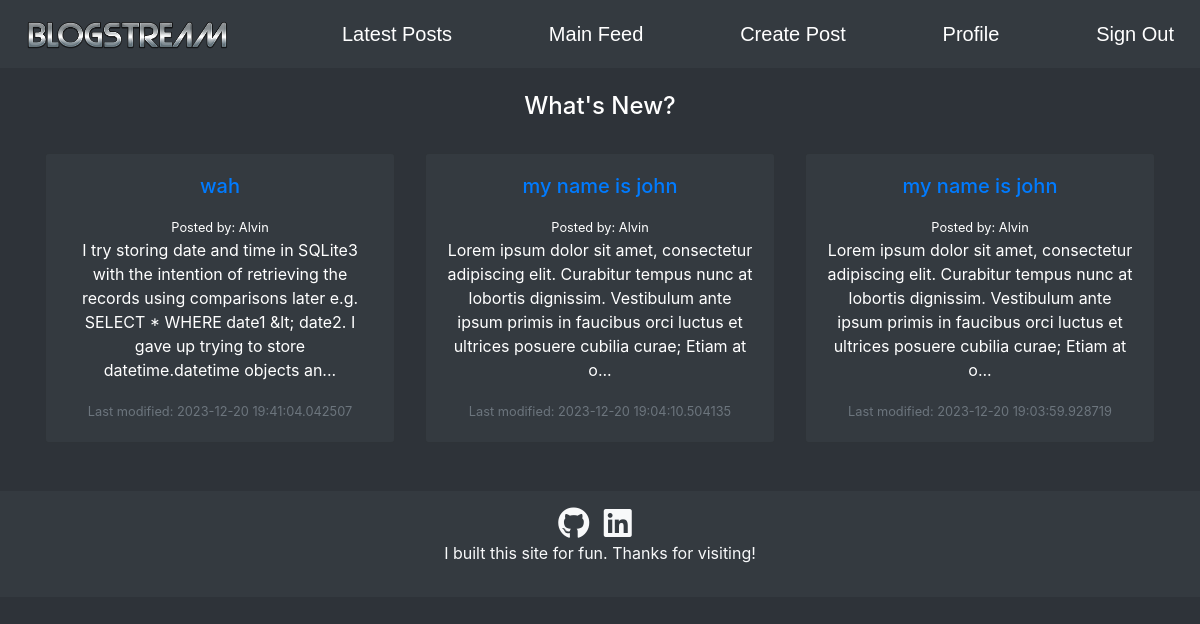
The page /dashboard (signed in) on the database as committed earlier.
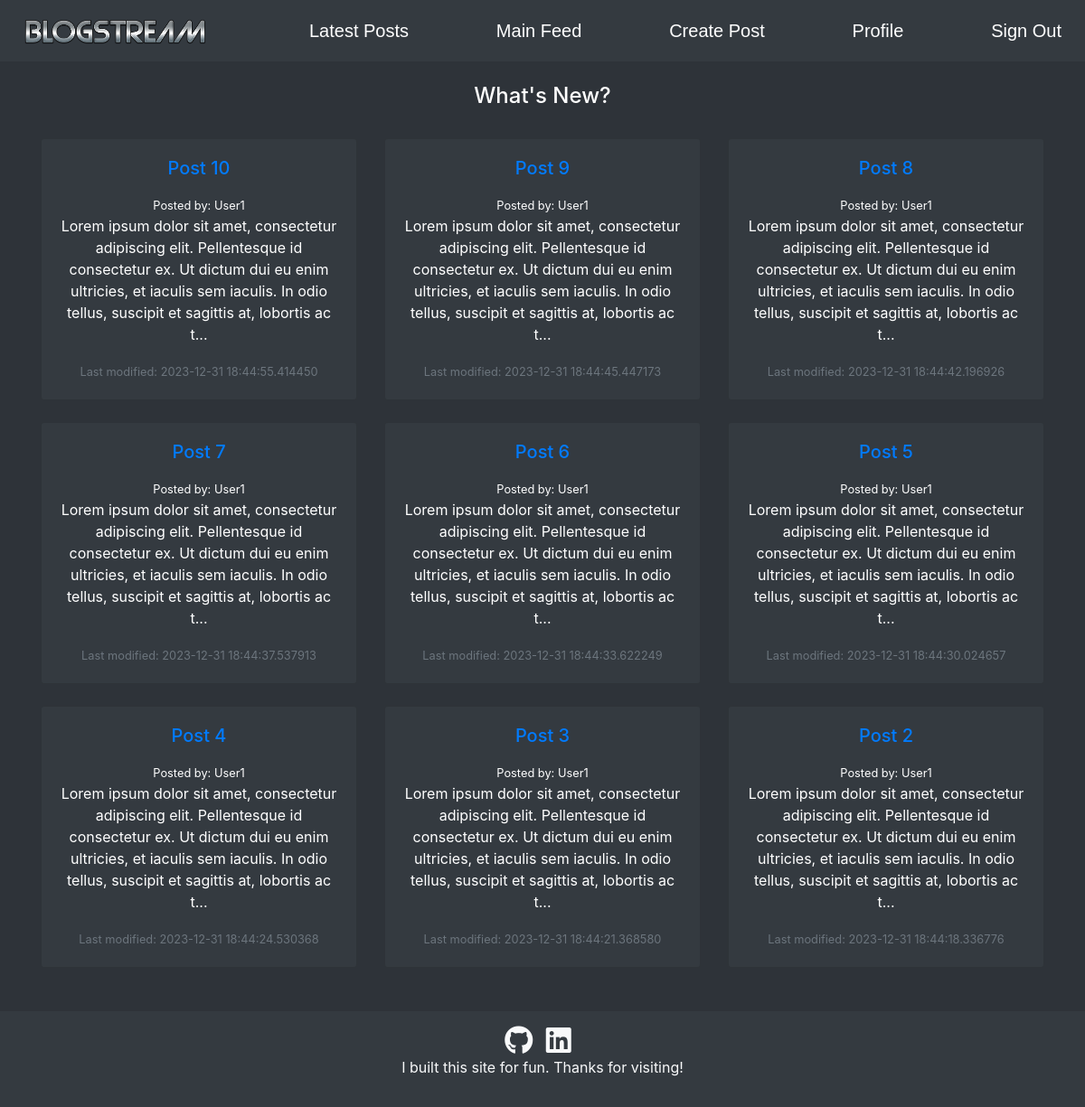
The same page on the database as committed later.
### tables this page shows
CREATE TABLE posts(PostID INTEGER NOT NULL PRIMARY KEY, UserID INTEGER NOT NULL, Title text NOT NULL, Text text, Date text, Likes INTEGER NOT NULL);

CREATE TABLE users(UserID INTEGER NOT NULL PRIMARY KEY, Username text NOT NULL UNIQUE, Password text, About text, JoinDate text);

### app/__init__.py (the view)
@app.route("/dashboard")
def render_dashboard():
    if 'username' in session and 'userID' in session:
        posts = get_posts()[:9]
        truncated_posts = []
        for post in posts:
            truncated_text = post[3][:200] + "..." if len(post[3]) > 200 else post[3] # 200 character limit
            truncated_post = post[:3] + (truncated_text,) + post[4:]
            truncated_posts.append(truncated_post)
        return render_template("dashboard.html", user = session['username'], logged_in = True, posts = truncated_posts)
    else:
        return redirect("/login")

### app/__init__.py (called while the page is built)
@app.route("/get_posts")
def get_posts():
    cursor = db.cursor()
    cursor.execute('SELECT p.*, u.Username FROM posts p JOIN users u ON p.UserID = u.UserID ORDER BY Date DESC')
    data = cursor.fetchall()
    if data:
        return data
    else:
        return []

### app/templates/dashboard.html (shortened to what this page needs)
<!DOCTYPE html>
<html>
{% extends "navbar.html" %}
{% block body %}
<body>
    <div class="container">
        <br>
        <h4 class="text-center text-white">What's New?</h4>
        <br>
        {% if posts %}
        <div class="row">
            {% for post in posts|sort(attribute='4')|reverse %}
            <div class="col-lg-4 mb-4">
                <div class="card bg-dark text-white">
                    <div class="card-body text-center">
                        <h5 class="card-title mb-3"><a href="/post/{{ post[0] }}">{{ post[2] }}</a></h5>
                        <small class="text-center">Posted by: {{ post[-1] }} </small>
                        <p class="card-text">{{ post[3] }}</p>
                        <p class="card-text"><small class="text-muted">Last modified: {{ post[4] }}</small></p>
                    </div>
                </div>
            </div>
            {% if loop.index % 3 == 0 %}
            </div>
            <div class="row">
            {% endif %}
            {% endfor %}
        </div>
        {% else %}
        <p class="text-white text-center">There are currently no new posts.</p>
        {%endif%}
    </div>
</body>
{% endblock %}

Rows that differ between the two databases and show on the page:
removed posts: Title "wah", Username "Alvin", Text "I try storing date and time in SQLite3 with the intention of retrieving the records using comparisons later e.g. SELECT * WHERE date1 &lt; date2. I gave up trying to store datetime.datetime objects an...", Date "2023-12-20 19:41:04.042507"
no longer on this page (row edited): posts: Title "my name is john", Username "Alvin", Text "Lorem ipsum dolor sit amet, consectetur adipiscing elit. Curabitur tempus nunc at lobortis dignissim. Vestibulum ante ipsum primis in faucibus orci luctus et ultrices posuere cubilia curae; Etiam at o...", Date "2023-12-20 19:03:59.928719"
added posts: Title "Post 10", Username "User1", Text "Lorem ipsum dolor sit amet, consectetur adipiscing elit. Pellentesque id consectetur ex. Ut dictum dui eu enim ultricies, et iaculis sem iaculis. In odio tellus, suscipit et sagittis at, lobortis ac t...", Date "2023-12-31 18:44:55.414450"
added posts: Title "Post 9", Username "User1", Text "Lorem ipsum dolor sit amet, consectetur adipiscing elit. Pellentesque id consectetur ex. Ut dictum dui eu enim ultricies, et iaculis sem iaculis. In odio tellus, suscipit et sagittis at, lobortis ac t...", Date "2023-12-31 18:44:45.447173"
added posts: Title "Post 8", Username "User1", Text "Lorem ipsum dolor sit amet, consectetur adipiscing elit. Pellentesque id consectetur ex. Ut dictum dui eu enim ultricies, et iaculis sem iaculis. In odio tellus, suscipit et sagittis at, lobortis ac t...", Date "2023-12-31 18:44:42.196926"
added posts: Title "Post 7", Username "User1", Text "Lorem ipsum dolor sit amet, consectetur adipiscing elit. Pellentesque id consectetur ex. Ut dictum dui eu enim ultricies, et iaculis sem iaculis. In odio tellus, suscipit et sagittis at, lobortis ac t...", Date "2023-12-31 18:44:37.537913"
added posts: Title "Post 6", Username "User1", Text "Lorem ipsum dolor sit amet, consectetur adipiscing elit. Pellentesque id consectetur ex. Ut dictum dui eu enim ultricies, et iaculis sem iaculis. In odio tellus, suscipit et sagittis at, lobortis ac t...", Date "2023-12-31 18:44:33.622249"
added posts: Title "Post 5", Username "User1", Text "Lorem ipsum dolor sit amet, consectetur adipiscing elit. Pellentesque id consectetur ex. Ut dictum dui eu enim ultricies, et iaculis sem iaculis. In odio tellus, suscipit et sagittis at, lobortis ac t...", Date "2023-12-31 18:44:30.024657"
added posts: Title "Post 4", Username "User1", Text "Lorem ipsum dolor sit amet, consectetur adipiscing elit. Pellentesque id consectetur ex. Ut dictum dui eu enim ultricies, et iaculis sem iaculis. In odio tellus, suscipit et sagittis at, lobortis ac t...", Date "2023-12-31 18:44:24.530368"
added posts: Title "Post 3", Username "User1", Text "Lorem ipsum dolor sit amet, consectetur adipiscing elit. Pellentesque id consectetur ex. Ut dictum dui eu enim ultricies, et iaculis sem iaculis. In odio tellus, suscipit et sagittis at, lobortis ac t...", Date "2023-12-31 18:44:21.368580"
changed posts: Title "my name is john" → "Post 2"; Username "Alvin" → "User1"; Text "…amet, consectetur adipiscing elit. Curabitur tempus nunc at lobortis dignissim. Vestibulum ante ipsum primis in faucibus orci luctus et ultrices posuere cubilia curae; Etiam at o..." → "…amet, consectetur adipiscing elit. Pellentesque id consectetur ex. Ut dictum dui eu enim ultricies, et iaculis sem iaculis. In odio tellus, suscipit et sagittis at, lobortis ac t..."; Date "2023-12-20 19:04:10.504135" → "2023-12-31 18:44:18.336776"
